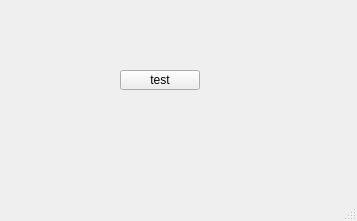
<?xml version="1.0" encoding="UTF-8"?>
<ui version="4.0">
 <class>MainWindow</class>
 <widget class="QMainWindow" name="MainWindow">
  <property name="geometry">
   <rect>
    <x>0</x>
    <y>0</y>
    <width>357</width>
    <height>221</height>
   </rect>
  </property>
  <property name="windowTitle">
   <string>MainWindow</string>
  </property>
  <widget class="QWidget" name="centralwidget">
   <widget class="QPushButton" name="pbTest">
    <property name="geometry">
     <rect>
      <x>120</x>
      <y>70</y>
      <width>80</width>
      <height>20</height>
     </rect>
    </property>
    <property name="text">
     <string>test</string>
    </property>
   </widget>
  </widget>
  <widget class="QMenuBar" name="menubar">
   <property name="geometry">
    <rect>
     <x>0</x>
     <y>0</y>
     <width>357</width>
     <height>22</height>
    </rect>
   </property>
  </widget>
  <widget class="QStatusBar" name="statusbar"/>
 </widget>
 <resources/>
 <connections/>
</ui>
